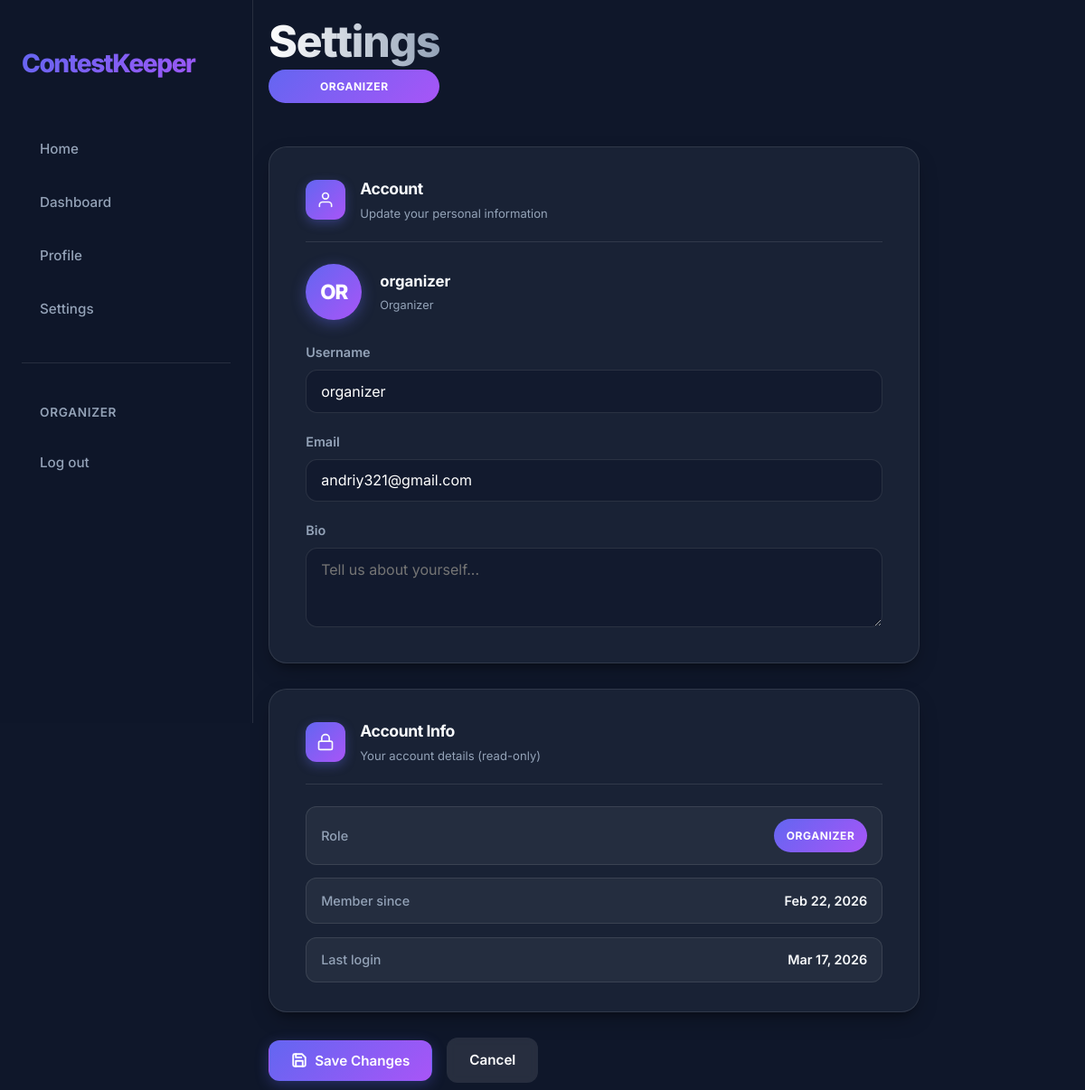
The app's page /settings/ (signed in), older data.
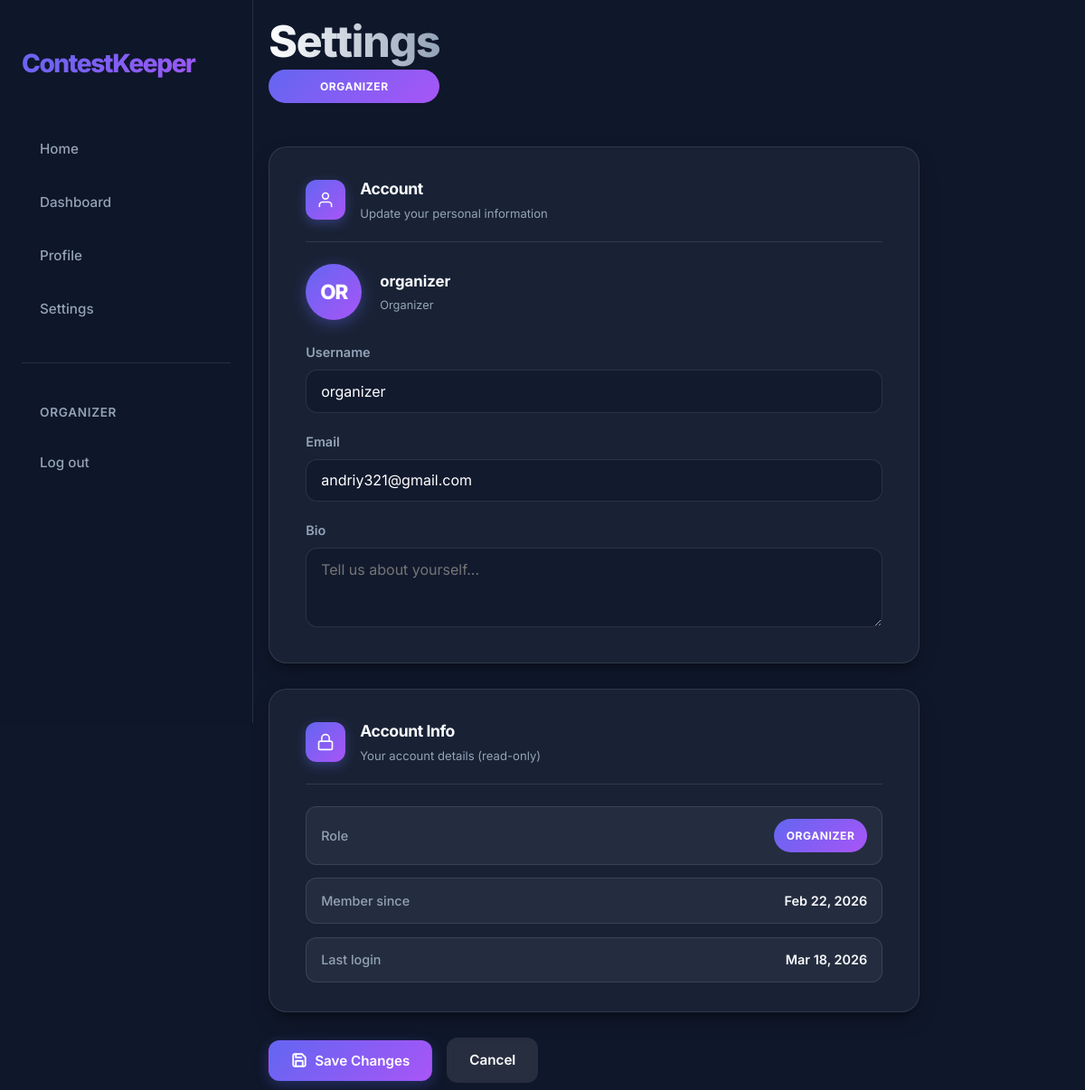
The same page, newer data.
### app/models.py (models this page shows, shortened)
class User(AbstractUser):
    first_name = None
    last_name = None
    class Role(models.TextChoices):
        ORGANIZER = "ORGANIZER", "Organizer"
        JURY = "JURY", "Jury"
        PARTICIPANT = "PARTICIPANT", "Participant"
    username = models.CharField(max_length=20, unique=True)
    bio = models.CharField(max_length=200, blank=True)
    role = models.CharField(choices=Role.choices, default=Role.PARTICIPANT)

### app/views.py (the view, shortened to what this page needs)
# urls.py: path("settings/", views.SettingsView.as_view(), name="settings"),
class SettingsView(RedirectToRegisterMixin, View):
    def get(self, request):
        form = UserSettingsForm(instance=request.user)
        return render(request, "app/settings.html", {
            "form": form,
            "saved": request.GET.get("saved") == "1",
        })

### app/forms.py
class UserSettingsForm(forms.ModelForm):
    class Meta:
        model = User
        fields = ("username", "email", "bio")
        widgets = {
            "username": forms.TextInput(attrs={"class": "form-input", "placeholder": "Your username"}),
            "email": forms.EmailInput(attrs={"class": "form-input", "placeholder": "Your email address"}),
            "bio": forms.Textarea(attrs={"class": "form-input", "rows": 3, "placeholder": "Tell us about yourself..."}),
        }

### app/templates/app/settings.html (shortened to what the changed rows need)
{% load static %}
<!DOCTYPE html>
<html lang="en">
<head>
    <link rel="stylesheet" href="{% static 'css/common.css' %}">
    <link rel="stylesheet" href="{% static 'css/settings.css' %}">
</head>
<body>
    {% include 'app/nav.html' %}
    <main class="dashboard-container">
        <header class="dashboard-header">
            <div class="header-left">
                <h1 id="h1">Settings</h1>
                <span class="role-badge">{{ user.get_role_display }}</span>
            </div>
        </header>
        <form method="post" class="settings-layout" novalidate>
            <section class="settings-card">
                <div class="settings-card__header">
                    <div>
                        <h2 class="settings-card__title">Account</h2>
                    </div>
                </div>
                <div class="settings-avatar">
                    <div class="settings-avatar__circle">
                        {{ user.username|slice:":2"|upper }}
                    </div>
                    <div class="settings-avatar__info">
                        <span class="settings-avatar__name">{{ user.username }}</span>
                        <span class="settings-avatar__role">{{ user.get_role_display }}</span>
                    </div>
                </div>
                <div class="settings-fields">
                    <div class="form-group">
                        <label class="form-label" for="{{ form.username.id_for_label }}">Username</label>
                        {{ form.username }}
                    </div>
                    <div class="form-group">
                        <label class="form-label" for="{{ form.email.id_for_label }}">Email</label>
                        {{ form.email }}
                    </div>
                    <div class="form-group">
                        <label class="form-label" for="{{ form.bio.id_for_label }}">Bio</label>
                        {{ form.bio }}
                    </div>
                </div>
            </section>
            <section class="settings-card">
                <div class="settings-card__header">
                    <div>
                        <h2 class="settings-card__title">Account Info</h2>
                    </div>
                </div>
                <div class="settings-info-grid">
                    <div class="settings-info-item">
                        <span class="settings-info-item__value">
                            <span class="role-badge">{{ user.get_role_display }}</span>
                        </span>
                    </div>
                    <div class="settings-info-item">
                        <span class="settings-info-item__label">Member since</span>
                        <span class="settings-info-item__value">{{ user.date_joined|date:"M d, Y" }}</span>
                    </div>
                    <div class="settings-info-item">
                        <span class="settings-info-item__label">Last login</span>
                        <span class="settings-info-item__value">{{ user.last_login|date:"M d, Y" }}</span>
                    </div>
                </div>
            </section>
        </form>
    </main>
</body>
</html>

### app/templates/app/nav.html (shortened to what this page needs)
{% load static %}
<nav id="nav">
    <div class="nav-container">
        <a href="{% url 'home' %}" class="nav-logo">ContestKeeper</a>
        <div class="nav-links">
            <button data-url="{% url 'home' %}" class="nav-link" id="homeBtn">Home</button>
            <button data-url="{% url 'dashboard' %}" class="nav-link" id="dashboardBtn">Dashboard</button>
            <button data-url="{% url 'profile' %}" class="nav-link" id="profileBtn">Profile</button>
            <button data-url="{% url 'settings' %}" class="nav-link" id="settingsBtn">Settings</button>
            <hr class="nav-auth-divider">
            {% if user.is_authenticated %}
            <span class="nav-user">{{ user.username }}</span>
            <form method="post" action="{% url 'logout' %}" class="nav-logout-form">
                <button type="submit" class="nav-link">Log out</button>
            </form>
            {% else %}
            <a href="{% url 'register' %}" class="nav-link">Register</a>
            <a href="{% url 'login' %}" class="nav-link">Log in</a>
            {% endif %}
        </div>
    </div>
</nav>
<link rel="stylesheet" href="{% static 'css/nav.css' %}">

Row changes from the older to the newer data that the page shows:
changed User "OR": last_login "Mar 17, 2026" → "Mar 18, 2026"
